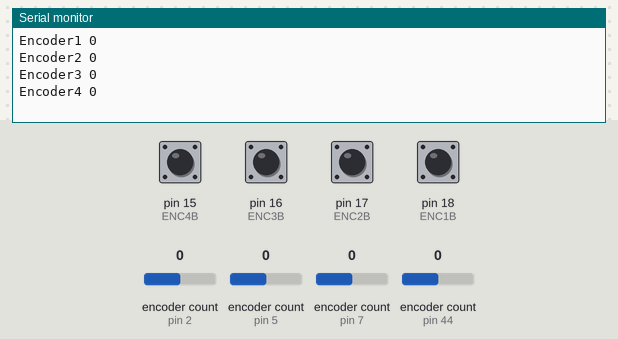
A sketch run on a simulated Arduino Uno, built with avr-gcc and run on an emulated ATmega328P. On the bench: the last lines printed to the serial monitor. The inputs (shaded band) are chosen by the test bench; at power-on: pin 15 (ENC4B), pin 16 (ENC3B), pin 17 (ENC2B), pin 18 (ENC1B) HIGH, encoder count (sensors on pin 2, pin 5, pin 7, pin 44) 0.

Above: at 1.2 s.
1.3 s: pin 15 (ENC4B) pulled LOW for 0.15 s
At 1.9 s:
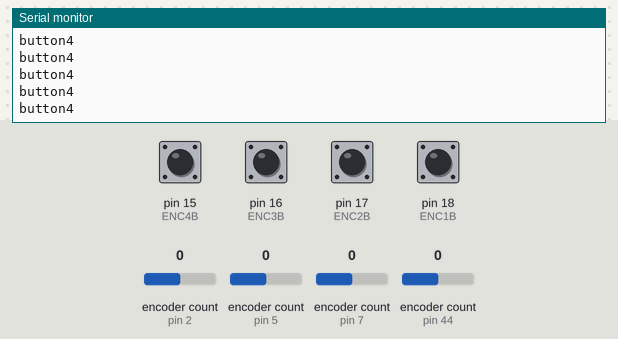
2.9 s: encoder count (sensor on pin 2) set to 1
At 3.6 s:
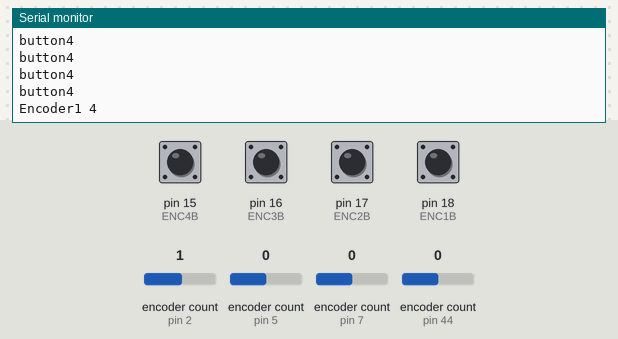
4.4 s: encoder count (sensor on pin 5) set to 1
At 4.7 s:
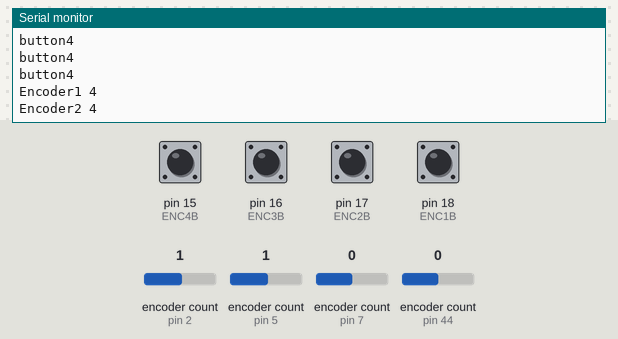
5.9 s: encoder count (sensor on pin 7) set to 1
At 7.1 s:
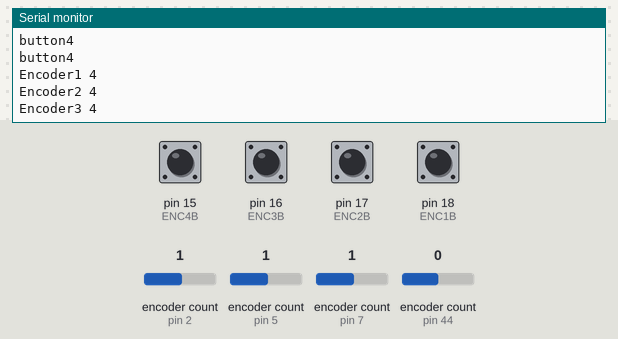
7.4 s: encoder count (sensor on pin 44) set to 1
At 8.2 s:
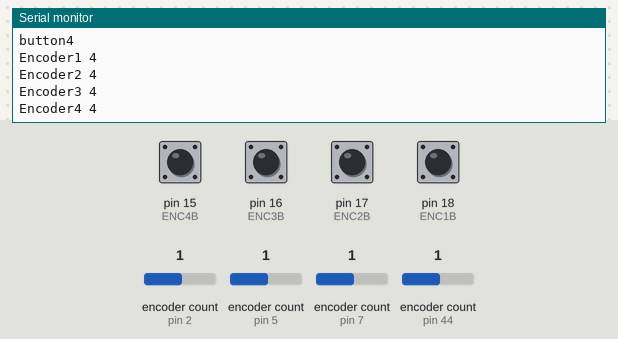
8.9 s: pin 16 (ENC3B) pulled LOW for 0.15 s
At 10.1 s:
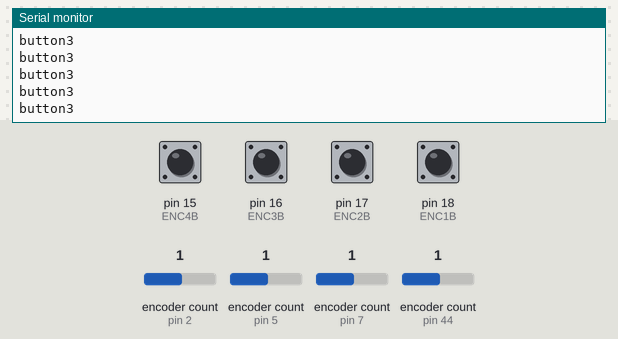
Timing chart, 0 to 11.5 s (numbered marks = the images above; inputs shaded):
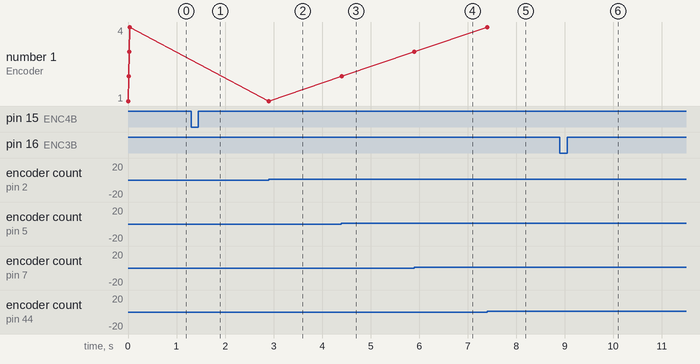

Measured:
- after the input at 1.3 s, the serial monitor: prints a new line at once (image 1)
- after the input at 2.9 s, the serial monitor: prints a new line at once (image 2)
- after the input at 4.4 s, the serial monitor: prints a new line at once (image 3)
- after the input at 5.9 s, the serial monitor: prints a new line at once (image 4)
- after the input at 7.4 s, the serial monitor: prints a new line at once (image 5)
- after the input at 8.9 s, the serial monitor: prints a new line at once (image 6)
- plotted number 1: 1 → 2 after the input at 4.4 s, 2 → 3 after the input at 5.9 s

The sketch:

Encoders.ino
```cpp
// TEST ENCODERS
#include <Encoder.h>

// Encoders
#define ENC1L 2
#define ENC1R 3
#define ENC2L 5
#define ENC2R 6
#define ENC3L 7
#define ENC3R 11
#define ENC4L 44
#define ENC4R 46
Encoder enc1(ENC1L, ENC1R);
Encoder enc2(ENC2L, ENC2R);
Encoder enc3(ENC3L, ENC3R);
Encoder enc4(ENC4L, ENC4R);
long oldPositions[4] = {-999, -999, -999, -999};

// Encoders Buttons
#define ENC1B 18
#define ENC2B 17
#define ENC3B 16
#define ENC4B 15
boolean buttons[4] = {1, 1, 1, 1};

void setup() {
  Serial.begin(9600);
  pinMode(ENC1B, INPUT_PULLUP);
  pinMode(ENC2B, INPUT_PULLUP);
  pinMode(ENC3B, INPUT_PULLUP);
  pinMode(ENC4B, INPUT_PULLUP);
}

void loop() {
  // PRINT BUTTONS
  for (int i = 0; i < 4; i++){
    buttons[i] = digitalRead(ENC1B-i);
    if (buttons[i] < 1){
      Serial.print("button");
      Serial.println(i+1);
    }
  }
  // PRINT ENCODERS
  for (int i = 0; i < 4; i++){
    long newPosition;
    switch(i){
      case 0:
        newPosition = enc1.read();
        printEncoderVal(newPosition, i);
      break;
      case 1:
        newPosition = enc2.read();
        printEncoderVal(newPosition, i);
      break;
      case 2:
        newPosition = enc3.read();
        printEncoderVal(newPosition, i);
      break;
      case 3:
        newPosition = enc4.read();
        printEncoderVal(newPosition, i);
      break;

      default:break;
    }
  }
}

void printEncoderVal(long newP, int i){
  if (newP != oldPositions[i]) {
    oldPositions[i] = newP;
    Serial.print("Encoder");
    Serial.print(i+1);
    Serial.print(" ");
    Serial.println(newP);
  }
}
```
